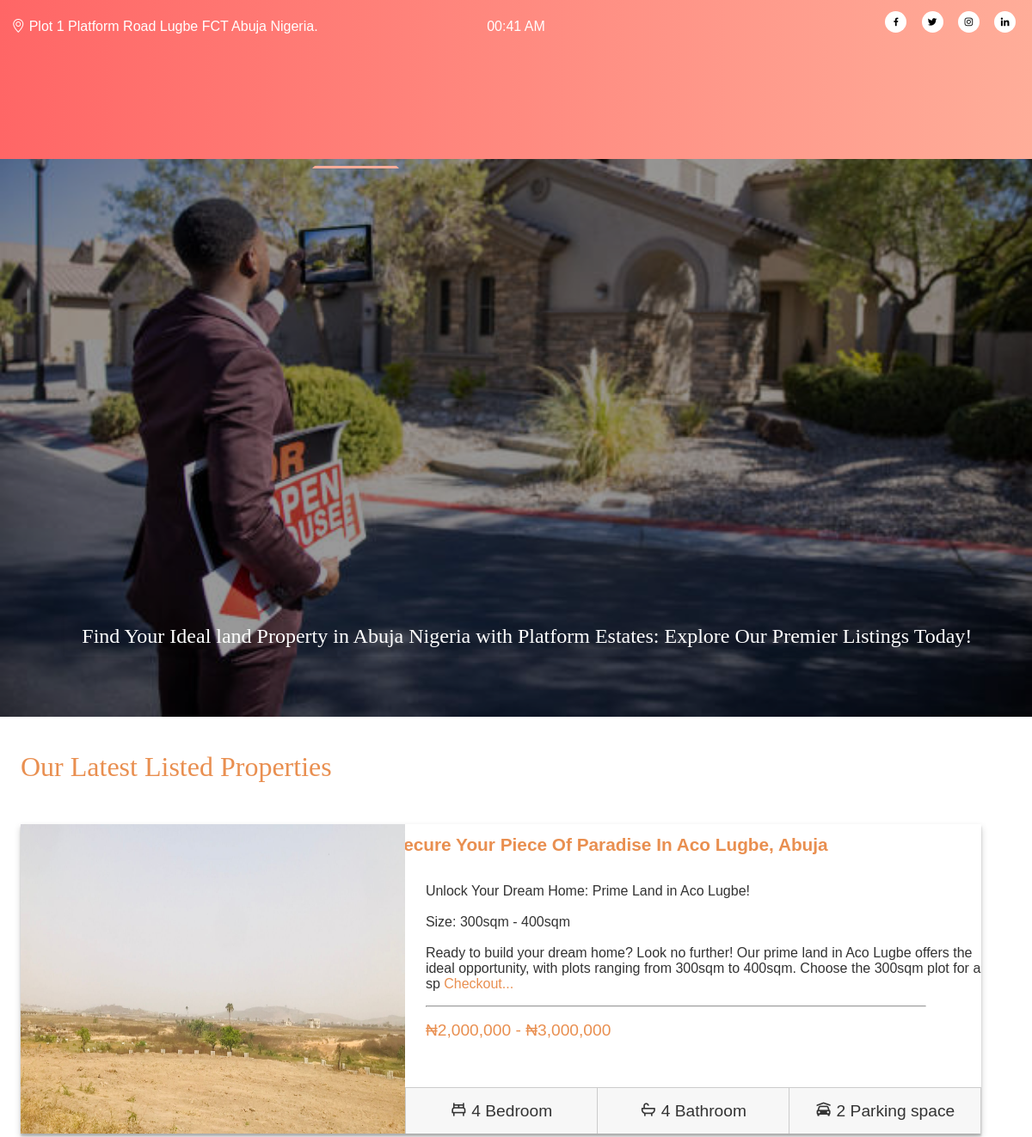
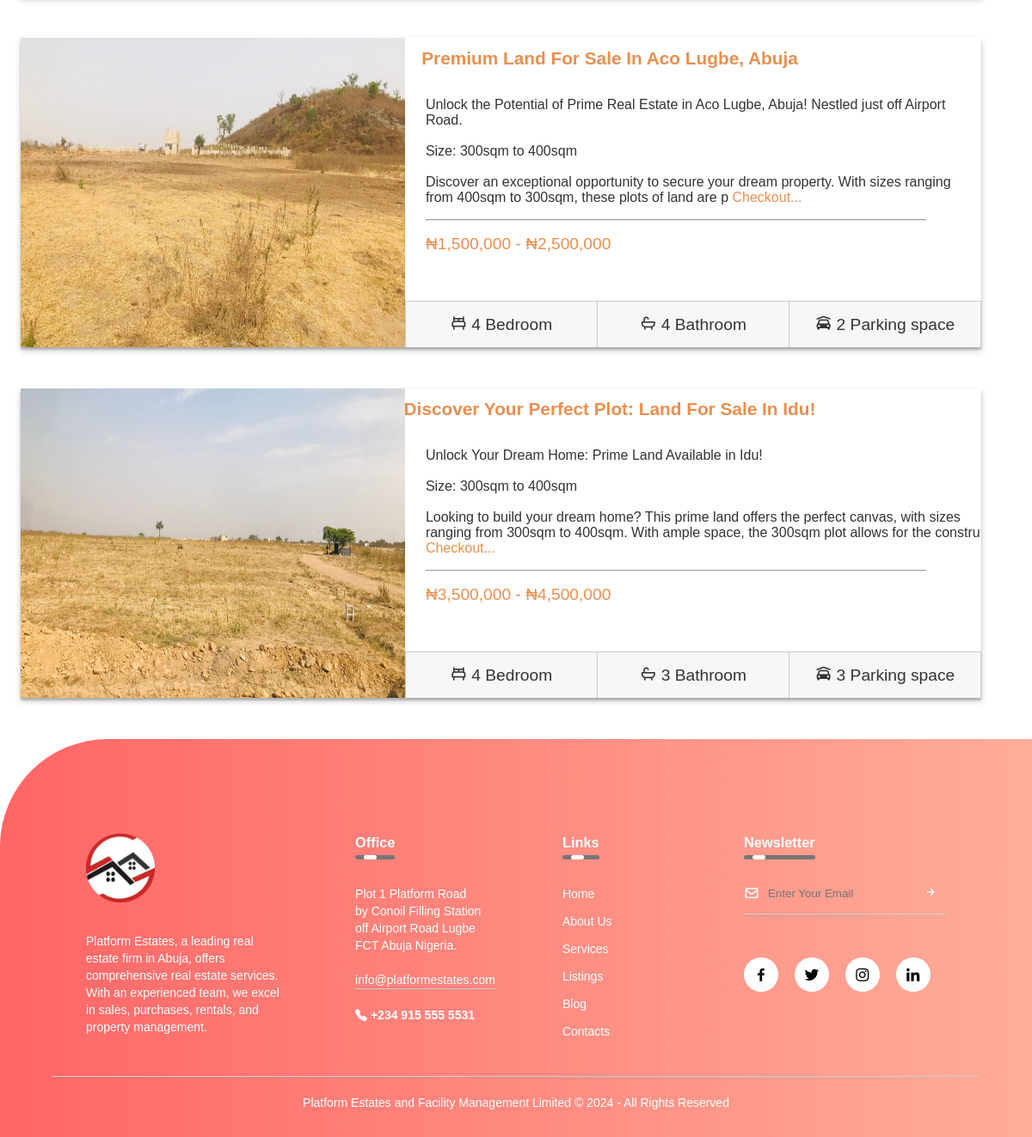
/listings/, run on the app's committed database (2 pictures, top to bottom).
### estates/models.py (models this page shows, shortened)
class Property(models.Model):
    title = models.CharField(max_length = 300)
    description = models.TextField()
    image = models.ImageField(upload_to = 'media/', null = True, blank = True)
    image_1 = models.ImageField(upload_to='media/', null = True, blank = True)
    image_2 = models.ImageField(upload_to='media/', null = True, blank = True)
    price = models.CharField(max_length = 300)
    location = models.CharField(max_length = 300)
    size = models.CharField(max_length = 300)
    bed = models.IntegerField(blank=False)
    toilet = models.IntegerField(blank=False)
    bathroom = models.IntegerField(blank=False)
    parking = models.IntegerField(blank=False)
    date_created = models.DateTimeField(auto_now_add = True)
    categories = models.ManyToManyField('Category', related_name = 'property')
    class Meta:
        verbose_name_plural = 'Properties'

### estates/views.py (the view)
# urls.py: path('listings/', views.listings, name = 'listings'),
def listings(request):
    current_datetime = datetime.now()
    newsletter = NewsletterForm()
    property = Property.objects.all().order_by('-date_created')
    context = {
        'title': 'Find Your Ideal land Property in Abuja Nigeria with Platform Estates: Explore Our Premier Listings Today!',
        'date': current_datetime,
        'property': property,
        'newsletter': newsletter,
    }
    return render(request, 'pages/listings.html', context)

### estates/forms.py
class NewsletterForm(forms.ModelForm):
    class Meta:
        model = Newsletter
        fields = ['email']

### estates/templates/pages/listings.html (shortened to what this page needs)
{% load static %}
<!DOCTYPE html>
<html>
    <head>
        <link rel = 'stylesheet' href='https://unpkg.com/boxicons@2.1.4/css/boxicons.min.css'>
        <link rel = 'stylesheet' href='https://cdn.jsdelivr.net/npm/bootstrap-icons@1.11.3/font/bootstrap-icons.min.css'>
        <link rel = 'stylesheet' href ='{% static 'head_foot.css' %}'>
        <link rel = 'stylesheet' href ='{% static 'listings.css' %}'>
    </head>
    <body>
        <div class = 'container'>
            <div class = 'pre_head'>
                <p> <span class = 'address'> <i class="bi bi-geo-alt"></i> Plot 1 Platform Road Lugbe FCT Abuja Nigeria.</span>
                    <span class = 'date'> {{ date|date:'H:i A' }} </span>
                    <span class = 'profile_links'>
                    <a href = 'https://www.facebook.com/profile.php?id=100089944118473'><i class='bx bxl-facebook'></i></a>
		            <a href = 'https://twitter.com/Platformestate3'><i class='bx bxl-twitter'></i></a>
		            <a href = 'https://www.instagram.com/platformestate/'><i class='bx bxl-instagram'></i></a>
		            <a href = 'https://ng.linkedin.com/in/platform-estates-bb3751263'><i class='bx bxl-linkedin'></i></a>
                    </span>
                </p>
            </div>
            <hr/>
    <header>
	    <div class="logo">
            <a href='/'><img src="{% static 'platform_logo (2).png' %}" alt="Platform Logo" class = 'logo'></a>
        </div>
	    <nav>
		    <ul>
			    <li><a href = '/' class = 'active'> Home </a></li>
			    <li><a href = '{% url 'about_us' %}'> About Us </a></li>
			    <li><a href = '{% url 'services' %}'> Services </a></li>
			    <li><a href = '{% url 'listings' %}'> Listings </a></li>
                <li><a href = '#'> Blog </a></li>
			    <li><a href = '{% url 'contact' %}'> Contacts </a></li>
		    </ul>
	    </nav>
        <div class = 'quote'><p> Find Your Ideal land Property in Abuja Nigeria with Platform Estates: Explore Our Premier Listings Today! </p></div>
    </header>
    <div class = 'listing'>
        <h2> Our Latest Listed Properties </h2>
        <div class = 'contain'>
            {% block property %}
                {% for i in property %}
                    <div class = 'property_det'>
                        <h4><a href = '{% url 'listing_detail' i.pk %}'> {{ i.title }} </a></h4>
                        <img src = '{{ i.image.url }}' alt = 'Idu land'/>
                        <div class = 'detailed'>
                             <p>{{ i.description | slice:'300' | safe}} <a href = '{% url 'listing_detail' i.pk %}'> Checkout... </a></p>
                             <hr/>
                             <p><span> {{i.price}} </span></p>
                        </div>
                        <div class = 'table'>
                            <table>
                                <tbody>
                                    <tr>
                                        <td><i class='bx bx-bed'></i> {{ i.bed }} Bedroom </td>
                                        <td><i class='bx bx-bath'></i> {{ i.bathroom }} Bathroom </td>
                                        <td><i class='bx bxs-car-garage' ></i> {{ i.parking }} Parking space </td>
                                    </tr>
                                </tbody>
                            </table>
                        </div>
                    </div>
                {% endfor %}
            {% endblock %}
        </div>
    </div>
    <footer>
        <div class = 'row'>
            <div class = 'col'>
		    <img src = '{% static 'platform_logo.PNG' %}' alt = 'Logo' class = 'logo'>
                <p> Platform Estates, a leading real estate firm in Abuja, offers comprehensive real estate services. With an experienced team, we excel in sales, purchases, rentals, and property management.</p>
            </div>
            <div class = 'col'>
                <h3> Office <div class = 'underline'><span></span></div></h3>
                <p> Plot 1 Platform Road </p>
                <p> by Conoil Filling Station off Airport Road Lugbe  </p>
                <p> FCT Abuja Nigeria. </p>
                <p class = 'email_id'> info@platformestates.com </p>
                <h4><i class = "bi bi-telephone-fill"></i> +234 915 555 5531 </h4>
            </div>
            <div class = 'col'>
                <h3> Links <div class = 'underline'><span></span></div></h3>
                <ul>
                    <li><a href = '/'> Home </a></li>
                    <li><a href = '{% url 'about_us' %}'> About Us </a></li>
                    <li><a href = '{% url 'services' %}'> Services </a></li>
                    <li><a href = '{% url 'listings' %}'> Listings </a></li>
                    <li><a href = '#'> Blog </a></li>
                    <li><a href = '{% url 'contact' %}'> Contacts </a></li>
                </ul>
            </div>
            <div class = 'col'>
                <h3> Newsletter <div class = 'underline'><span></span></div></h3>
                <form action="" method="post">
                    <i class='bx bx-envelope'></i>
                    <input type='email' name='email' maxlength='254' required id='id_email' placeholder = 'Enter Your Email'>
                    <button type = 'submit'> <i class='bx bx-right-arrow-alt'></i> </button>
                </form>
                <div class = 'social_icons'>
                    <a href = 'https://www.facebook.com/profile.php?id=100089944118473'><i class='bx bxl-facebook'></i></a>
		            <a href = 'https://twitter.com/Platformestate3'><i class='bx bxl-twitter'></i></a>
		            <a href = 'https://www.instagram.com/platformestate/'><i class='bx bxl-instagram'></i></a>
		            <a href = 'https://ng.linkedin.com/in/platform-estates-bb3751263'><i class='bx bxl-linkedin'></i></a>
                </div>
            </div>
        </div>
        <hr/>
        <p class = 'copyright'> Platform Estates and Facility Management Limited &copy; {{ date|date:'Y' }} - All Rights Reserved </p>
    </footer>
</body>
</html>

### StaticFiles/head_foot.css (style rules this page uses)
* { margin: 0; padding: 0; box-sizing: border-box; font-family: 'poppins', sans-serif; }
.pre_head { position: absolute; top: 0; left: 0; height: 7%; width: 100%; z-index: 2; background: linear-gradient(to right,#ff6666, #ffad99); color: #fff; font-size: 1em; font-family: 'Montserrat', sans-serif; }
.pre_head p { padding-top: 1.1%; text-align: center; position: relative; }
.pre_head .address { position: absolute; left: 0; padding-left: 0.5%; padding-top: 0.7%; transform: translateX(2%) }
.pre_head .date { display: inline-block; padding-top: 0.7%; }
.pre_head .profile_links { position: absolute; right: 0; padding-right: 0.5%; }
.profile_links i { width: 25px; height: 25px; border-radius: 50%; text-align: center; line-height: 25px; font-size: .8em; color: #000; background: #fff; margin-right: 1em; cursor: pointer; }
header { height: 100vh; position: relative; width: 100%; }
header::before { content: ''; position: absolute; top: 0; left: 0; width: 100%; height: 100vh; background-color: rgba(0, 0, 0, 0.4); }
header .logo { width: 40%; max-width: 50%; position: absolute; top: 2.8em; left: 2%; height: auto; cursor: pointer; }
nav { background: transparent; width: 100%; position: absolute; top: 12%; }
nav ul li { display: inline-block; line-height: 5em; margin: 0 0.3em; }
nav ul { float: right; margin-right: 3.3em; }
nav ul li a { color: #fff; text-decoration: none; font-weight: bold; font-size: 1.25em; padding: 0.6em 1em; border: 3px solid transparent; transition: .2s; cursor: pointer; }
nav ul li a:hover, nav ul li a.active { border-bottom-color: #FFAD99; }
header .quote { position: absolute; bottom: 4.4em; right: 3.1em; padding: 0.6em; background: transparent; box-shadow: 0 0.125em 0.25em rgba(0, 0, 0, 0.1); color: #fff; text-align: center; }
header .quote p { font-size: 2vw; font-family: 'Tangerine', serif; width: 44em; }
footer { width: 100%; position: static; bottom: 0; background: linear-gradient(to right,#ff6666, #ffad99); color: #fff; padding: 100px 0 30px; border-top-left-radius: 125px; font-size: 14px; line-height: 20px; margin-top: 1.5em; }
footer .row { width: 85%; margin: auto; display: flex; flex-wrap: wrap; align-items: flex-start; justify-content: space-between; }
footer .logo { width: 80px; margin-bottom: 30px; }
footer .col { flex-basis: 25%; padding: 10px; }
footer .col:nth-child(2), footer .col:nth-child(3) { flex-basis: 15%; }
.col h3 { width: fit-content; margin-bottom: 40px; position: relative; }
.col .email_id { width: fit-content; border-bottom: 1px solid #ccc; margin: 20px 0; }
footer ul li { list-style: none; margin-bottom: 12px; }
footer ul a { text-decoration: none; color: #fff; cursor: pointer; }
footer form { padding-bottom: 15px; display: flex; align-items: center; justify-content: space-between; border-bottom: 1px solid #ccc; margin-bottom: 50px; }
footer form i { font-size: 18px; margin-right: 10px; }
footer form input { width: 100%; background: transparent; color: #ccc; border: 0; outline: none; }
footer form button { background: transparent; border: 0; outline: none; cursor: pointer; }
footer form button .bx-right-arrow-alt { font-size: 16px; color: #fff; }
footer .social_icons i { width: 40px; height: 40px; border-radius: 50%; text-align: center; line-height: 40px; font-size: 20px; color: #000; background: #fff; margin-right: 15px; cursor: pointer; }
footer hr { width: 90%; border: 0; border-bottom: 1px solid #ccc; margin: 20px auto; }
footer .copyright { text-align: center; }
footer .underline { width: 100%; height: 5px; background: #767676; border-radius: 3px; position: absolute; top: 25px; left: 0; overflow: hidden; }
footer .underline span { width: 15px; height: 100%; background: #fff; border-radius: 3px; position: absolute; top: 0; left: 10px; animation: moving 2s linear infinite; }

### data on the page
Property: title "Secure Your Piece Of Paradise In Aco Lugbe, Abuja", image (picture), description "Unlock Your Dream Home: Prime Land in Aco Lugbe! Size: 300sqm - 400sqm Ready to build your dream home? Look no further! Our prime land in Aco Lugbe offers the ideal opportunity, with plots ranging from 300sqm to 400sqm. Choose the 300sqm plot for a sp", price "₦2,000,000 - ₦3,000,000", bed "4", bathroom "4", parking "2"
Property: title "Premium Land For Sale In Aco Lugbe, Abuja", image (picture), description "Unlock the Potential of Prime Real Estate in Aco Lugbe, Abuja! Nestled just off Airport Road. Size: 300sqm to 400sqm Discover an exceptional opportunity to secure your dream property. With sizes ranging from 400sqm to 300sqm, these plots of land are p", price "₦1,500,000 - ₦2,500,000", bed "4", bathroom "4", parking "2"
Property: title "Discover Your Perfect Plot: Land For Sale In Idu!", image (picture), description "Unlock Your Dream Home: Prime Land Available in Idu! Size: 300sqm to 400sqm Looking to build your dream home? This prime land offers the perfect canvas, with sizes ranging from 300sqm to 400sqm. With ample space, the 300sqm plot allows for the constru", price "₦3,500,000 - ₦4,500,000", bed "4", bathroom "3", parking "3"

### other printed values
{{ date|date:'H:i A' }} "00:41 AM"
{{ date|date:'Y' }} "2024"
